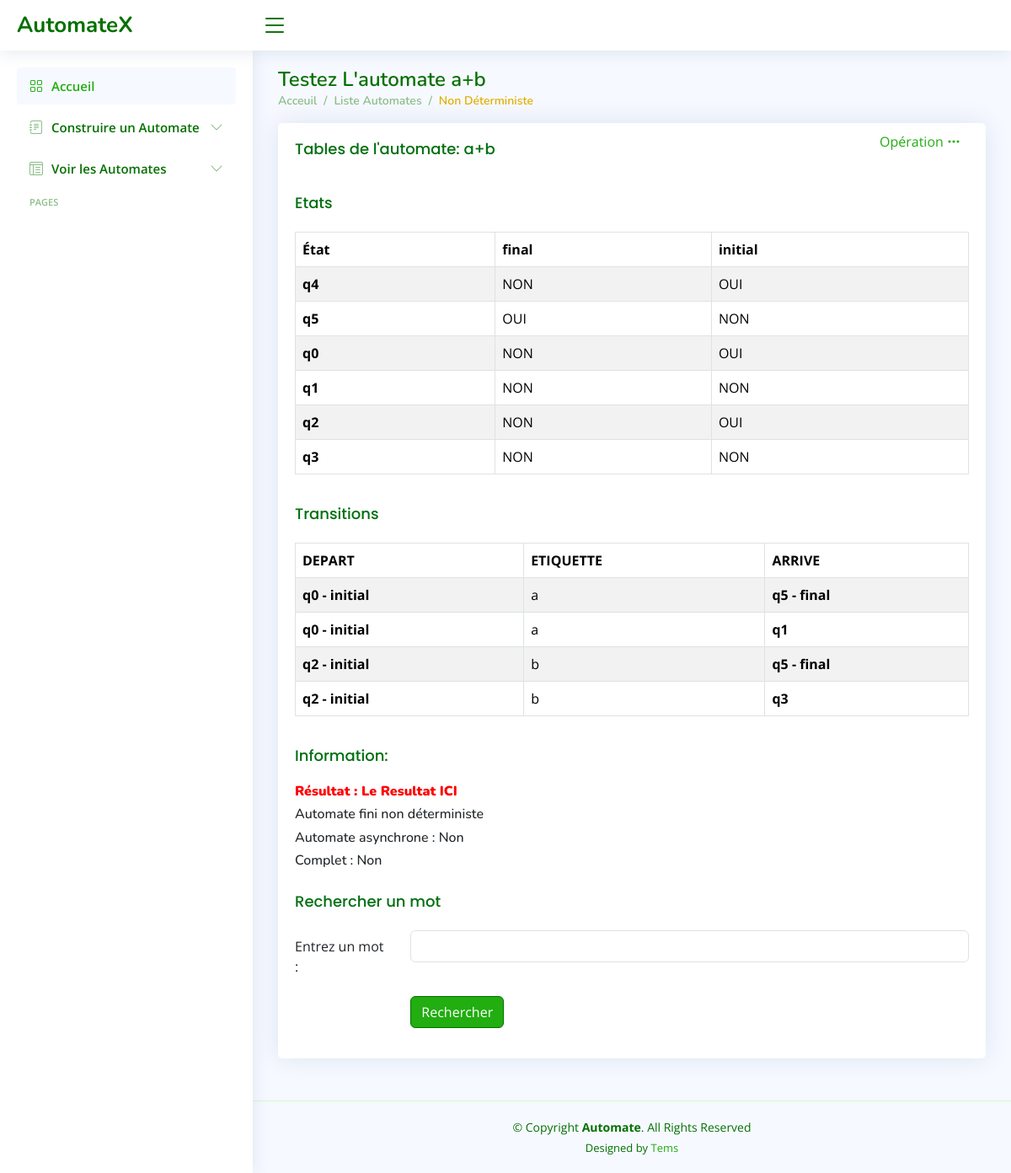
/tester/78/, run on the app's committed database.
### AutomateApp/models.py (models this page shows, shortened)
class Automate(models.Model):
    nom = models.CharField(max_length=100)
    date=models.DateField(auto_now=True,editable=False)
    def to_classe(self):
        automate = AutomateClass(nom=self.nom)
        etats_django = self.etats.all()
        etat_map = {}
        for etat_django in etats_django:
            etat = EtatClass(nom=etat_django.nom, is_initial=etat_django.is_initial, is_final=etat_django.is_final)
            automate.add_etat(etat)
            etat_map[etat_django.id] = etat
        transitions_django = Transition.objects.filter(etat_depart__automate=self)
        for transition_django in transitions_django:
            etat_depart = etat_map[transition_django.etat_depart.id]
            etat_arrivee = etat_map[transition_django.etat_arrivee.id]
            transition = TransitionClass(etat_depart=etat_depart, etat_arrivee=etat_arrivee, etiquette=transition_django.etiquette, is_epsilon_transition=transition_django.is_epsilon_transition)
            automate.add_transition(transition)
        return automate

class Etat(models.Model):
    nom = models.CharField(max_length=100)
    is_initial = models.BooleanField(default=False)
    is_final = models.BooleanField(default=False)
    automate = models.ForeignKey(Automate, related_name='etats', on_delete=models.CASCADE)

### AutomateApp/views.py (the view, shortened to what this page needs)
# urls.py: path('tester/<int:automate_id>/', page_test, name='tester'),
def page_test(request, automate_id):
    automate = get_object_or_404(Automate, id=automate_id)
    classe = automate.to_classe()
    contient_transitions_vides = classe.contient_transitions_vides()
    if contient_transitions_vides:
        print("elimination")
        afficher_automate(classe)
        automate_classe=eliminer_epsilon_transitions(classe)
        afficher_automate(automate_classe)
        automate_classe=eliminer_epsilon_transitions(automate_classe)
        afficher_automate(automate_classe)
    else:
        automate_classe=classe
    est_complet = automate_classe.est_complet()
    resultat = None
    calcul = "Le calcul s'affiche ici "
    message = "Le Resultat ICI"
    mot = ""
    transitions=automate_classe.transitions
    etats = automate_classe.etats
    etiquettes = list(set(transition.etiquette for transition in automate_classe.transitions ))
    liste_vrai_etats=[]
    i=0
    tableau = []
    print(etiquettes)
    return render(request, 'AutomateApp/detail.html', context={
        'automate': automate,
        'tableau': tableau,
        'etiquettes': etiquettes,
        'resultat': resultat,
        'message': message,
        'calcul': calcul,
        'mot': mot,
        'automate_classe': automate_classe,
        'contient_transitions_vides': contient_transitions_vides,
        'est_complet': est_complet,
        'reconnu':is_reconnu if request.method == 'POST' else None,
        'transitions':transitions,
        'etats':etats,
    })

### AutomateApp/classes/classes.py (called while the page is built)
  def add_etat(self, etat):
    if etat not in self.etats:
      self.etats.append(etat)
      if etat.is_initial:
        self.etats_initiaux.append(etat)
      if etat.is_final:
        self.etats_finaux.append(etat)
      self.is_determinist = self.est_deterministe()[0]

  def add_transition(self, transition):
    if (transition.etat_depart not in self.etats) or (transition.etat_arrivee not in self.etats):
      raise ValueError("Les états de la transition doivent appartenir à l'automate.")
    self.transitions.append(transition)
    self.is_determinist = self.est_deterministe()[0]

  def get_alphabet(self):
          alphabet = {transition.etiquette for transition in self.transitions if transition.etiquette != ""}
          return alphabet

  def est_complet(self):
          for etat in self.etats:
              transitions_sortantes = {t.etiquette for t in self.transitions if t.etat_depart == etat}
              if self.get_alphabet() - transitions_sortantes:
                  return False
          return True

  def contient_transitions_vides(self):
        return any(transition.etiquette=="" or transition.etiquette=='' for transition in self.transitions)

### AutomateApp/templates/AutomateApp/detail.html (shortened to what this page needs)
{% extends "base.html" %}
{% block body %}
{% load static %}
{% load custom_filters %}
<main id="main" class="main">
  <div class="pagetitle">
    <h1>Testez L'automate {{automate.nom}}</h1>
    <nav>
      <ol class="breadcrumb">
        <li class="breadcrumb-item"><a href="{% url 'index' %}">Acceuil</a></li>
        <li class="breadcrumb-item">Liste Automates</li>
        <li class="breadcrumb-item active">{% if automate_classe.is_determinist %}
            <span style="color: greenyellow;">Déterministe</span>
        {% else %}
        <span style="color: rgb(227, 175, 3);">Non Déterministe</span>
        {% endif %}</li>
      </ol>
    </nav>
  </div>
  <section class="section">
      <div class="row">
          <div class="col-lg-12">
              <div class="card">
                  <div class="card-body">
                      <div class="filter detail">
                          <a class="icon" href="#" data-bs-toggle="dropdown">Opération <i class="bi bi-three-dots"></i></a>
                      </div>
                     {% if automate_classe.is_determinist %}
                     <h5 class="card-title">Table de l'automate: {{ automate.nom }}</h5>
                         <table class="table table-striped table-bordered" style="overflow: scroll;">
                             <thead>
                                 <tr>
                                     <th scope="col">État</th>
                                     {% for etiquette in etiquettes %}
                                     <th scope="col">{{ etiquette }}</th>
                                     {% endfor %}
                                 </tr>
                             </thead>
                             <tbody>
                                 {% for etat, transitions in tableau %}
                                 <tr>
                                     <th scope="row">{{ etat }} </th>
                                     {% for i in etiquettes|length|range %}
                                     <td>{{ transitions|index:i }}</td>
                                     {% endfor %}
                                 </tr>
                                 {% endfor %}
                             </tbody>
                         </table>
                         {% else %}
                         <h5 class="card-title">Tables de l'automate: {{ automate.nom }}</h5>
                         <h5 class="card-title">Etats</h5>
                         <table class="table table-striped table-bordered" style="overflow: scroll;">
                            <thead>
                                <tr>
                                    <th scope="col">État</th>
                                    <th scope="col">final</th>
                                    <th scope="col">initial</th>
                                </tr>
                            </thead>
                            <tbody>
                                {% for etat in etats %}
                                <tr>
                                    <th scope="row">{{ etat.nom }} </th>
                                    {% if etat.is_final %}
                                    <td>OUI</td>
                                    {% else %}
                                    <td>NON</td>
                                    {% endif %}
                                    {% if etat.is_initial  %}
                                    <td>OUI</td>
                                    {% else %}
                                    <td>NON</td>
                                    {% endif %}
                                </tr>
                                {% endfor %}
                            </tbody>
                        </table>
                        <h5 class="card-title">Transitions</h5>
                        <table class="table table-striped table-bordered" style="overflow: scroll;">
                            <thead>
                                <tr>
                                    <th scope="col">DEPART</th>
                                    <th scope="col">ETIQUETTE</th>
                                    <th scope="col">ARRIVE</th>
                                </tr>
                            </thead>
                            <tbody>
                                {% for  transition in transitions %}
                                <tr>
                                    <th scope="row">{{ transition.etat_depart.nom }}
                                    {% if transition.etat_depart.is_initial %}
                                         - initial
                                    {% elif transition.etat_depart.is_final %}
                                         - final
                                     {% endif %}
                                         </th>
                                    <td>{{ transition.etiquette }}</td>
                                    <th scope="row">{{ transition.etat_arrivee.nom }}
                                        {% if transition.etat_arrivee.is_initial %}
                                        - initial
                                   {% elif transition.etat_arrivee.is_final %}
                                        - final
                                    {% endif %}
                                    </th>
                                </tr>
                                {% endfor %}
                            </tbody>
                        </table>
                     {% endif %}
                      <h5 class="card-title">Information:</h5>
                      <div class="information">
                          {% if reconnu %}
                          <h6 style="font-weight: 900;color:green">Résultat : {{ message }}</h6>
                          {% else %}
                          <h6 style="font-weight: 900;color:red">Résultat : {{ message }}</h6>
                          {% endif %}
                          <h6>Automate fini
                              {% if automate_classe.is_determinist %}
                                  déterministe
                              {% else %}
                                  non déterministe
                              {% endif %}
                          </h6>
                          <h6>Automate asynchrone :
                              {% if contient_transitions_vides %}
                                  Oui
                              {% else %}
                                  Non
                              {% endif %}
                          </h6>
                          <h6>Complet :
                              {% if est_complet %}
                                  Oui
                              {% else %}
                                  Non
                              {% endif %}
                          </h6>
                      </div>
                      <h5 class="card-title">Rechercher un mot</h5>
                      <form action="" method="POST">
                          <div class="row mb-3">
                              <label for="inputText" class="col-sm-2 col-form-label">Entrez un mot :</label>
                              <div class="col-sm-10">
                                  <input type="text" name="mot" class="form-control" value="{{ mot }}">
                              </div>
                          </div>
                          <div class="row mb-3">
                              <label class="col-sm-2 col-form-label"></label>
                              <div class="col-sm-10">
                                  <button type="submit" class="btn btn-primary">Rechercher</button>
                              </div>
                          </div>
                      </form>
                  </div>
              </div>
          </div>
      </div>
  </section>
</main>
  {% endblock %}

### AutomateApp/static/assets/css/style.css (style rules this page uses)
:root { scroll-behavior: smooth; }
body { font-family: "Open Sans", sans-serif; background: #f6f9ff; color: #444444; }
a { color: #22ad10; text-decoration: none; }
.detail { left: 85%; position: absolute; top: 10px; }
h1, h2, h3, h4, h5, h6 { font-family: "Nunito", sans-serif; }
#main { margin-top: 60px; padding: 20px 30px; transition: all 0.3s; }
.pagetitle { margin-bottom: 10px; }
.pagetitle h1 { font-size: 24px; margin-bottom: 0; font-weight: 600; color: #057001; }
.card { margin-bottom: 30px; border: none; border-radius: 5px; box-shadow: 0px 0 30px rgba(1, 41, 112, 0.1); }
.card-title { padding: 20px 0 15px 0; font-size: 18px; font-weight: 500; color: #017010; font-family: "Poppins", sans-serif; }
.card-body { padding: 0 20px 20px 20px; }
.btn { background-color: #22ad10; border-color: #057001; }
.btn::after { background-color: #057001; }
.breadcrumb { font-size: 14px; font-family: "Nunito", sans-serif; color: #8bbd89; font-weight: 600; }
.breadcrumb a { color: #8bbd89; transition: 0.3s; }
.breadcrumb .breadcrumb-item::before { color: #8bbd89; }
.breadcrumb .active { color: #568f51; font-weight: 600; }
@media (min-width: 1200px) { #main, #footer { margin-left: 300px; } }

### data on the page
Automate: nom "a+b"
Etat: nom "q4"
Etat: nom "q5"
Etat: nom "q0"
Etat: nom "q1"
Etat: nom "q2"
Etat: nom "q3"

### other printed values
{{ transition.etiquette }} "a" "a" "b" "b"
{{ message }} "Le Resultat ICI"
